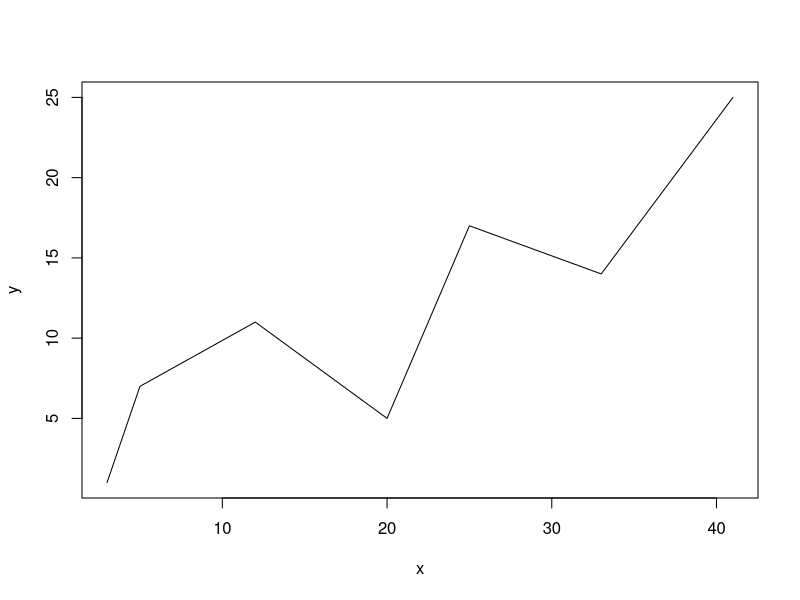
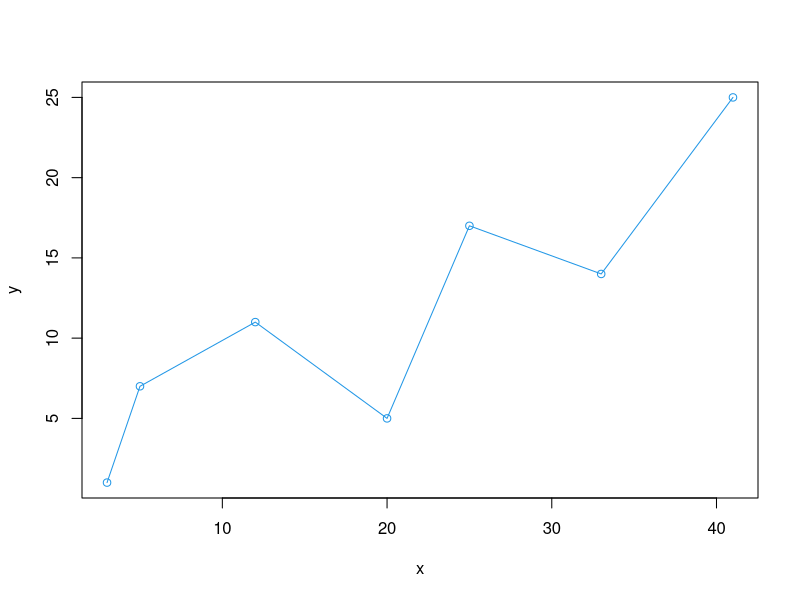
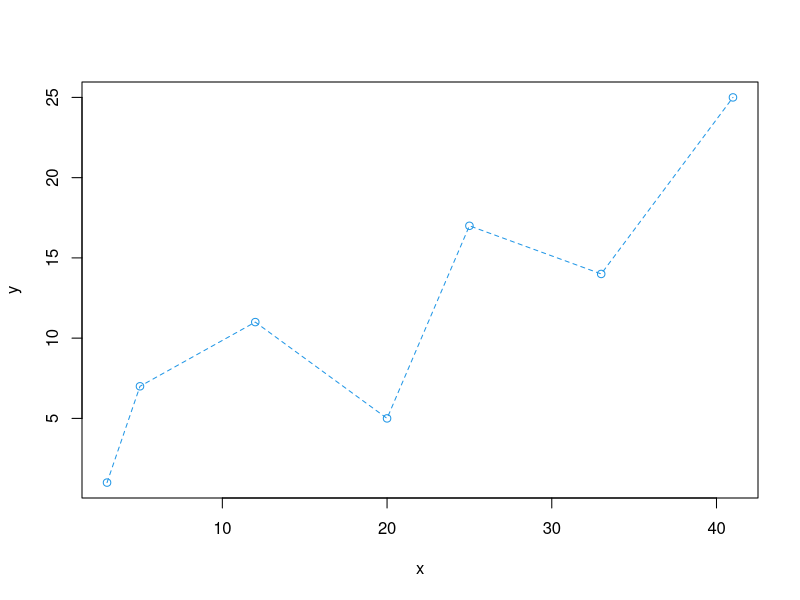

Write the R code that produced these figures, in order.
# Read data
x <- c(3,5,12,20,25,33,41)
y <- c(1,7,11,5,17,14,25)

# PLot lines
plot(x, y, type='l')
plot(x, y, type='o', col=4)
plot(x, y, type='o', col=4, lty=2)
